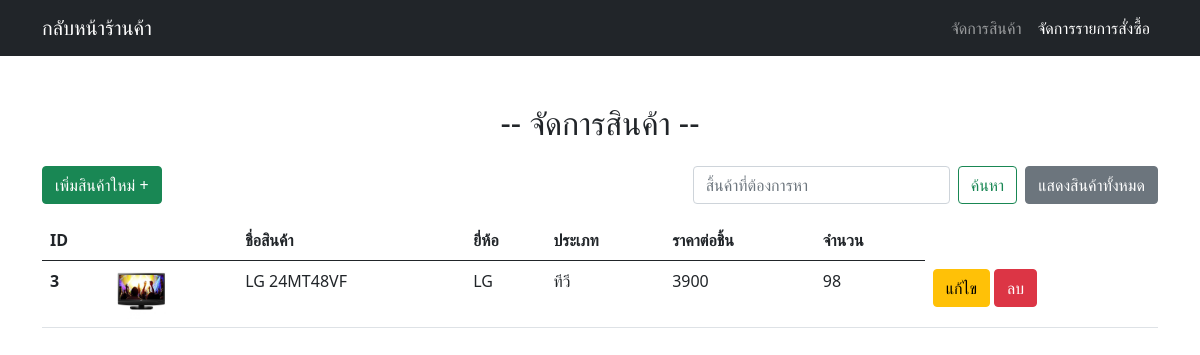
The app's page /adminPage/adminPage.php?seach=LG 24MT48VF (signed in) with its own data.
### tables this page shows
CREATE TABLE `product` (
  `productid` int(3) NOT NULL,
  `typeid` int(3) NOT NULL,
  `brandid` int(3) NOT NULL,
  `PDname` varchar(50) NOT NULL,
  `price` int(7) NOT NULL,
  `count` int(3) NOT NULL,
  `picture` varchar(255) NOT NULL,
  `info` varchar(8000) NOT NULL
);

CREATE TABLE `product_brand` (
  `brandid` int(3) NOT NULL,
  `pdbrand` varchar(30) NOT NULL
);

CREATE TABLE `product_type` (
  `typeid` int(3) NOT NULL,
  `pdtype` varchar(40) NOT NULL
);

### adminPage/adminPage.php (the view, shortened to what this page needs)
<?php
include('../conectDB.php');
if (isset($_GET['seach'])) {
    $seach = $_GET['seach'];
    $sql = "SELECT product.productid,product.PDname,product.price,product.count,product.picture,product_brand.pdbrand,product_type.pdtype FROM product
    INNER JOIN product_brand ON product.brandid=product_brand.brandid
    INNER JOIN product_type ON product.typeid=product_type.typeid WHERE product.PDname LIKE '%$seach%'";
} else {
    $sql = "SELECT product.productid,product.PDname,product.price,product.count,product.picture,product_brand.pdbrand,product_type.pdtype FROM product
    INNER JOIN product_brand ON product.brandid=product_brand.brandid
    INNER JOIN product_type ON product.typeid=product_type.typeid";
}
$productData = mysqli_query($conect, $sql);
?>
<!DOCTYPE html>
<html lang="en">
<head>
    <link rel="stylesheet" href="style.css">
    <link href="https://cdn.jsdelivr.net/npm/bootstrap@5.0.0-beta3/dist/css/bootstrap.min.css" rel="stylesheet">
</head>
<body>
    <nav class="navbar navbar-expand-lg navbar-dark bg-dark justify-content-between flex-nowrap flex-row">
        <div class="container">
            <a href="../" class="navbar-brand float-left">กลับหน้าร้านค้า</a>
            <ul class="nav navbar-nav ml-auto">
                <li class="nav-item">
                    <a href="adminPage.php" class="nav-link pr-3 ">จัดการสินค้า</a>
                </li>
                <li class="nav-item">
                    <a href="adminPageOrder.php" class="nav-link pr-3 active">จัดการรายการสั่งซื้อ</a>
                </li>
            </ul>
        </div>
    </nav>
    <div class="container mb-5">
        <h2 class="mt-5 d-flex justify-content-center mb-4"> -- จัดการสินค้า -- </h2>
        <div class="row">
            <div class="col-md-3 d-flex justify-content-start">
                <a href="addProductPage.php" class="btn btn-success">เพิ่มสินค้าใหม่ + </a>
            </div>
            <div class="col-md-3">
            </div>
            <div class="col-md-6 d-flex justify-content-end">
                <form class="d-flex" accept="" method="get">
                    <input class="form-control me-2" type="search" placeholder="สิ้นค้าที่ต้องการหา" aria-label="Search" name="seach">
                    <button class="btn btn-outline-success" type="submit">ค้นหา</button>
                </form>
                <?php if (isset($seach)) : ?>
                    <a href="adminPage.php" class="ms-2 btn btn-secondary">แสดงสินค้าทั้งหมด</a>
                <?php endif ?>
            </div>
        </div>
        <?php if (mysqli_num_rows($productData) > 0) : ?>
            <table class="table mb-5 mt-3">
                <thead>
                    <tr>
                        <th scope="col">ID</th>
                        <th></th>
                        <th scope="col">ชื่อสินค้า</th>
                        <th scope="col">ยี่ห้อ</th>
                        <th scope="col">ประเภท</th>
                        <th scope="col">ราคาต่อชิ้น</th>
                        <th scope="col">จำนวน</th>
                    </tr>
                </thead>
                <tbody>
                    <?php while ($rowProdict = mysqli_fetch_array($productData)) { ?>
                        <tr>
                            <th scope="row"><?php echo $rowProdict['productid'] ?></th>
                            <td><img src="../productPic/<?php echo $rowProdict['picture'] ?>" style="height: 50px;" alt=""></td>
                            <td><?php echo $rowProdict['PDname'] ?></td>
                            <td><?php echo $rowProdict['pdbrand'] ?></td>
                            <td><?php echo $rowProdict['pdtype'] ?></td>
                            <td><?php echo $rowProdict['price'] ?></td>
                            <td><?php echo $rowProdict['count'] ?></td>
                            <td><a href="editProduct.php?id=<?php echo $rowProdict['productid'] ?>" class="btn btn-warning">แก้ไข</a> <a href="delProduct.php?id=<?php echo $rowProdict['productid'] ?>" class="btn btn-danger" onClick="return confirm('ต้องการที่จะลบสินค้าชิ้นนี้?')">ลบ</a></td>
                        </tr>
                    <?php } ?>
                </tbody>
            </table>
        <?php else : ?>
            <div class="d-flex justify-content-center mt-5">
                <h1 class="text-secondary">ไม่พบสินค้า "<?php echo $seach ?>"</h1>
            </div>
        <?php endif ?>
    </div>
</body>
</html>

### records on screen
product: productid "3", picture (picture), PDname "LG 24MT48VF", brandid.pdbrand "LG", typeid.pdtype "ทีวี", price "3900", count "98"
